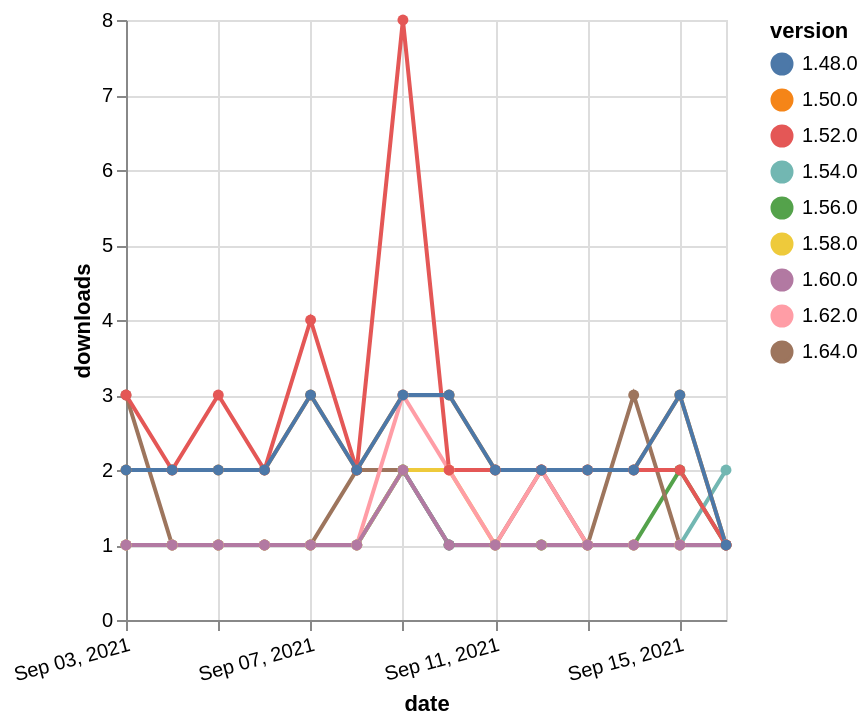

This figure's Vega-Lite source:
### Vega-Lite specification from a JSON file in a GitHub repository (floating-point values rounded to 4 significant figures)
{"$schema": "https://vega.github.io/schema/vega-lite/v5.json", "description": "A simple bar chart with embedded data.", "data": {"values": [{"date": "2021-09-03", "total": 220, "delta": 1, "version": "1.56.0"}, {"date": "2021-09-04", "total": 221, "delta": 1, "version": "1.56.0"}, {"date": "2021-09-05", "total": 222, "delta": 1, "version": "1.56.0"}, {"date": "2021-09-06", "total": 223, "delta": 1, "version": "1.56.0"}, {"date": "2021-09-07", "total": 224, "delta": 1, "version": "1.56.0"}, {"date": "2021-09-08", "total": 225, "delta": 1, "version": "1.56.0"}, {"date": "2021-09-09", "total": 227, "delta": 2, "version": "1.56.0"}, {"date": "2021-09-10", "total": 228, "delta": 1, "version": "1.56.0"}, {"date": "2021-09-11", "total": 229, "delta": 1, "version": "1.56.0"}, {"date": "2021-09-12", "total": 230, "delta": 1, "version": "1.56.0"}, {"date": "2021-09-13", "total": 231, "delta": 1, "version": "1.56.0"}, {"date": "2021-09-14", "total": 232, "delta": 1, "version": "1.56.0"}, {"date": "2021-09-15", "total": 234, "delta": 2, "version": "1.56.0"}, {"date": "2021-09-16", "total": 235, "delta": 1, "version": "1.56.0"}, {"date": "2021-09-03", "total": 131, "delta": 3, "version": "1.64.0"}, {"date": "2021-09-04", "total": 132, "delta": 1, "version": "1.64.0"}, {"date": "2021-09-05", "total": 133, "delta": 1, "version": "1.64.0"}, {"date": "2021-09-06", "total": 134, "delta": 1, "version": "1.64.0"}, {"date": "2021-09-07", "total": 135, "delta": 1, "version": "1.64.0"}, {"date": "2021-09-08", "total": 137, "delta": 2, "version": "1.64.0"}, {"date": "2021-09-09", "total": 139, "delta": 2, "version": "1.64.0"}, {"date": "2021-09-10", "total": 140, "delta": 1, "version": "1.64.0"}, {"date": "2021-09-11", "total": 141, "delta": 1, "version": "1.64.0"}, {"date": "2021-09-12", "total": 143, "delta": 2, "version": "1.64.0"}, {"date": "2021-09-13", "total": 144, "delta": 1, "version": "1.64.0"}, {"date": "2021-09-14", "total": 147, "delta": 3, "version": "1.64.0"}, {"date": "2021-09-15", "total": 148, "delta": 1, "version": "1.64.0"}, {"date": "2021-09-16", "total": 149, "delta": 1, "version": "1.64.0"}, {"date": "2021-09-03", "total": 313, "delta": 1, "version": "1.54.0"}, {"date": "2021-09-04", "total": 314, "delta": 1, "version": "1.54.0"}, {"date": "2021-09-05", "total": 315, "delta": 1, "version": "1.54.0"}, {"date": "2021-09-06", "total": 316, "delta": 1, "version": "1.54.0"}, {"date": "2021-09-07", "total": 317, "delta": 1, "version": "1.54.0"}, {"date": "2021-09-08", "total": 318, "delta": 1, "version": "1.54.0"}, {"date": "2021-09-09", "total": 320, "delta": 2, "version": "1.54.0"}, {"date": "2021-09-10", "total": 321, "delta": 1, "version": "1.54.0"}, {"date": "2021-09-11", "total": 322, "delta": 1, "version": "1.54.0"}, {"date": "2021-09-12", "total": 323, "delta": 1, "version": "1.54.0"}, {"date": "2021-09-13", "total": 324, "delta": 1, "version": "1.54.0"}, {"date": "2021-09-14", "total": 325, "delta": 1, "version": "1.54.0"}, {"date": "2021-09-15", "total": 326, "delta": 1, "version": "1.54.0"}, {"date": "2021-09-16", "total": 328, "delta": 2, "version": "1.54.0"}, {"date": "2021-09-03", "total": 207, "delta": 1, "version": "1.58.0"}, {"date": "2021-09-04", "total": 208, "delta": 1, "version": "1.58.0"}, {"date": "2021-09-05", "total": 209, "delta": 1, "version": "1.58.0"}, {"date": "2021-09-06", "total": 210, "delta": 1, "version": "1.58.0"}, {"date": "2021-09-07", "total": 211, "delta": 1, "version": "1.58.0"}, {"date": "2021-09-08", "total": 212, "delta": 1, "version": "1.58.0"}, {"date": "2021-09-09", "total": 214, "delta": 2, "version": "1.58.0"}, {"date": "2021-09-10", "total": 216, "delta": 2, "version": "1.58.0"}, {"date": "2021-09-11", "total": 217, "delta": 1, "version": "1.58.0"}, {"date": "2021-09-12", "total": 218, "delta": 1, "version": "1.58.0"}, {"date": "2021-09-13", "total": 219, "delta": 1, "version": "1.58.0"}, {"date": "2021-09-14", "total": 220, "delta": 1, "version": "1.58.0"}, {"date": "2021-09-15", "total": 221, "delta": 1, "version": "1.58.0"}, {"date": "2021-09-16", "total": 222, "delta": 1, "version": "1.58.0"}, {"date": "2021-09-03", "total": 2677, "delta": 2, "version": "1.50.0"}, {"date": "2021-09-04", "total": 2679, "delta": 2, "version": "1.50.0"}, {"date": "2021-09-05", "total": 2681, "delta": 2, "version": "1.50.0"}, {"date": "2021-09-06", "total": 2683, "delta": 2, "version": "1.50.0"}, {"date": "2021-09-07", "total": 2686, "delta": 3, "version": "1.50.0"}, {"date": "2021-09-08", "total": 2688, "delta": 2, "version": "1.50.0"}, {"date": "2021-09-09", "total": 2691, "delta": 3, "version": "1.50.0"}, {"date": "2021-09-10", "total": 2694, "delta": 3, "version": "1.50.0"}, {"date": "2021-09-11", "total": 2696, "delta": 2, "version": "1.50.0"}, {"date": "2021-09-12", "total": 2698, "delta": 2, "version": "1.50.0"}, {"date": "2021-09-13", "total": 2700, "delta": 2, "version": "1.50.0"}, {"date": "2021-09-14", "total": 2702, "delta": 2, "version": "1.50.0"}, {"date": "2021-09-15", "total": 2705, "delta": 3, "version": "1.50.0"}, {"date": "2021-09-16", "total": 2706, "delta": 1, "version": "1.50.0"}, {"date": "2021-09-03", "total": 217, "delta": 1, "version": "1.62.0"}, {"date": "2021-09-04", "total": 218, "delta": 1, "version": "1.62.0"}, {"date": "2021-09-05", "total": 219, "delta": 1, "version": "1.62.0"}, {"date": "2021-09-06", "total": 220, "delta": 1, "version": "1.62.0"}, {"date": "2021-09-07", "total": 221, "delta": 1, "version": "1.62.0"}, {"date": "2021-09-08", "total": 222, "delta": 1, "version": "1.62.0"}, {"date": "2021-09-09", "total": 225, "delta": 3, "version": "1.62.0"}, {"date": "2021-09-10", "total": 227, "delta": 2, "version": "1.62.0"}, {"date": "2021-09-11", "total": 228, "delta": 1, "version": "1.62.0"}, {"date": "2021-09-12", "total": 230, "delta": 2, "version": "1.62.0"}, {"date": "2021-09-13", "total": 231, "delta": 1, "version": "1.62.0"}, {"date": "2021-09-14", "total": 232, "delta": 1, "version": "1.62.0"}, {"date": "2021-09-15", "total": 233, "delta": 1, "version": "1.62.0"}, {"date": "2021-09-16", "total": 234, "delta": 1, "version": "1.62.0"}, {"date": "2021-09-03", "total": 183, "delta": 1, "version": "1.60.0"}, {"date": "2021-09-04", "total": 184, "delta": 1, "version": "1.60.0"}, {"date": "2021-09-05", "total": 185, "delta": 1, "version": "1.60.0"}, {"date": "2021-09-06", "total": 186, "delta": 1, "version": "1.60.0"}, {"date": "2021-09-07", "total": 187, "delta": 1, "version": "1.60.0"}, {"date": "2021-09-08", "total": 188, "delta": 1, "version": "1.60.0"}, {"date": "2021-09-09", "total": 190, "delta": 2, "version": "1.60.0"}, {"date": "2021-09-10", "total": 191, "delta": 1, "version": "1.60.0"}, {"date": "2021-09-11", "total": 192, "delta": 1, "version": "1.60.0"}, {"date": "2021-09-12", "total": 193, "delta": 1, "version": "1.60.0"}, {"date": "2021-09-13", "total": 194, "delta": 1, "version": "1.60.0"}, {"date": "2021-09-14", "total": 195, "delta": 1, "version": "1.60.0"}, {"date": "2021-09-15", "total": 196, "delta": 1, "version": "1.60.0"}, {"date": "2021-09-16", "total": 197, "delta": 1, "version": "1.60.0"}, {"date": "2021-09-03", "total": 2629, "delta": 3, "version": "1.52.0"}, {"date": "2021-09-04", "total": 2631, "delta": 2, "version": "1.52.0"}, {"date": "2021-09-05", "total": 2634, "delta": 3, "version": "1.52.0"}, {"date": "2021-09-06", "total": 2636, "delta": 2, "version": "1.52.0"}, {"date": "2021-09-07", "total": 2640, "delta": 4, "version": "1.52.0"}, {"date": "2021-09-08", "total": 2642, "delta": 2, "version": "1.52.0"}, {"date": "2021-09-09", "total": 2650, "delta": 8, "version": "1.52.0"}, {"date": "2021-09-10", "total": 2652, "delta": 2, "version": "1.52.0"}, {"date": "2021-09-11", "total": 2654, "delta": 2, "version": "1.52.0"}, {"date": "2021-09-12", "total": 2656, "delta": 2, "version": "1.52.0"}, {"date": "2021-09-13", "total": 2658, "delta": 2, "version": "1.52.0"}, {"date": "2021-09-14", "total": 2660, "delta": 2, "version": "1.52.0"}, {"date": "2021-09-15", "total": 2662, "delta": 2, "version": "1.52.0"}, {"date": "2021-09-16", "total": 2663, "delta": 1, "version": "1.52.0"}, {"date": "2021-09-03", "total": 2689, "delta": 2, "version": "1.48.0"}, {"date": "2021-09-04", "total": 2691, "delta": 2, "version": "1.48.0"}, {"date": "2021-09-05", "total": 2693, "delta": 2, "version": "1.48.0"}, {"date": "2021-09-06", "total": 2695, "delta": 2, "version": "1.48.0"}, {"date": "2021-09-07", "total": 2698, "delta": 3, "version": "1.48.0"}, {"date": "2021-09-08", "total": 2700, "delta": 2, "version": "1.48.0"}, {"date": "2021-09-09", "total": 2703, "delta": 3, "version": "1.48.0"}, {"date": "2021-09-10", "total": 2706, "delta": 3, "version": "1.48.0"}, {"date": "2021-09-11", "total": 2708, "delta": 2, "version": "1.48.0"}, {"date": "2021-09-12", "total": 2710, "delta": 2, "version": "1.48.0"}, {"date": "2021-09-13", "total": 2712, "delta": 2, "version": "1.48.0"}, {"date": "2021-09-14", "total": 2714, "delta": 2, "version": "1.48.0"}, {"date": "2021-09-15", "total": 2717, "delta": 3, "version": "1.48.0"}, {"date": "2021-09-16", "total": 2718, "delta": 1, "version": "1.48.0"}]}, "width": "container", "mark": {"type": "line", "point": {"filled": true}}, "encoding": {"x": {"field": "date", "type": "temporal", "timeUnit": "yearmonthdate", "title": "date", "axis": {"labelAngle": -15}}, "y": {"field": "delta", "type": "quantitative", "title": "downloads"}, "color": {"field": "version", "type": "nominal"}, "tooltip": {"field": "delta"}}}
